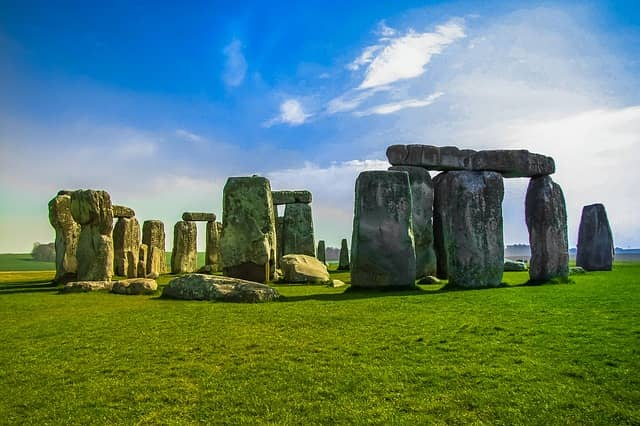
#> input picture MKR/example.jpeg, 640 x 426 px
$ python main.py
#> lines starting #> are read from the running program, lines starting #| are printed output that depends on the picture; after the words box and inside, x2 and y2 are one past the last pixel; in counts of white or black regions, pixels touching at a corner belong together; long printed decimals are rounded
import cv2
import numpy as np

# Функція для відновлення зображення
def automatic_correction(image, clip_hist_percent=1):
    gray = cv2.cvtColor(image, cv2.COLOR_BGR2GRAY)

    hist = cv2.calcHist([gray], [0], None, [256], [0, 256])
    hist_size = len(hist)

    accumulator = []
    accumulator.append(float(hist[0]))
    for index in range(1, hist_size):
        accumulator.append(accumulator[index - 1] + float(hist[index]))

    maximum = accumulator[-1]
    clip_hist_percent *= (maximum / 100.0)
    clip_hist_percent /= 2.0

    minimum_gray = 0
    while accumulator[minimum_gray] < clip_hist_percent:
        minimum_gray += 1

    maximum_gray = hist_size - 1
    while accumulator[maximum_gray] >= (maximum - clip_hist_percent):
        maximum_gray -= 1

    alpha = 255 / (maximum_gray - minimum_gray)
    beta = -minimum_gray * alpha

    auto_result = cv2.convertScaleAbs(image, alpha=alpha, beta=beta)
    return (auto_result, alpha, beta)


image = cv2.imread('example.jpeg')
#> image is the input picture: shape (426, 640, 3); mean B, G, R 113.6, 130.1, 98.7

# Псування та вивід зіпсованого зображення
image = cv2.convertScaleAbs(image, alpha=0.3, beta=15)
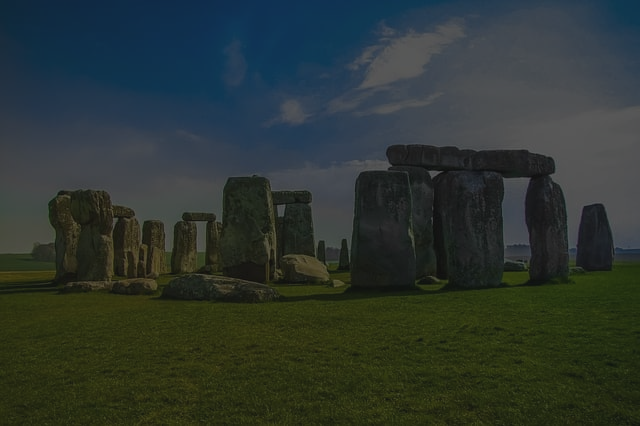
#> image: shape (426, 640, 3); mean B, G, R 49.1, 54, 44.6
cv2.imshow('spoilt', image)

# Відновлення зіпсованого зображення
auto_result, alpha, beta = automatic_correction(image)
#> in automatic_correction, `gray = cv2.cvtColor(image, cv2.COLOR_BGR2GRAY)`:
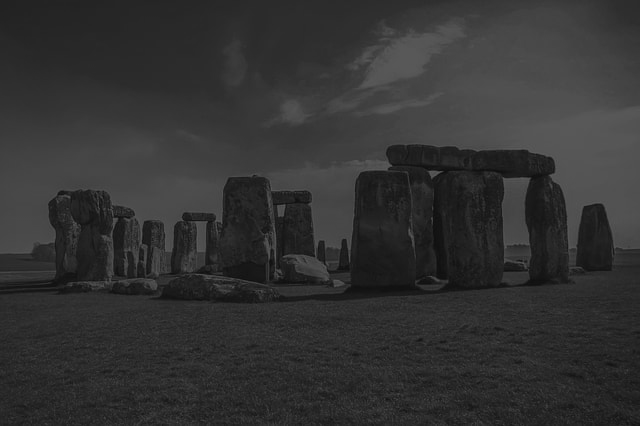
#> gray: shape (426, 640); min 15, max 92, mean 50.7
#> in automatic_correction, `hist = cv2.calcHist([gray], [0], None, [256], [0, 256])`: hist = 256 values, max 10644 at index 45, min 0 at index 0, mean 1065
#> in automatic_correction, `hist_size = len(hist)`: hist_size = 256
#> after the loop in automatic_correction, `for index in range(1, hist_size):`: accumulator = 256 values from 0 to 272640
#> in automatic_correction, `maximum = accumulator[-1]`: maximum = 272640
#> in automatic_correction, `clip_hist_percent *= (maximum / 100.0)`: clip_hist_percent = 2726.4
#> in automatic_correction, `clip_hist_percent /= 2.0`: clip_hist_percent = 1363.2
#> the loop in automatic_correction, `while accumulator[minimum_gray] < clip_hist_percent:` made 20 passes
#> after the loop in automatic_correction, `while accumulator[minimum_gray] < clip_hist_percent:`: minimum_gray = 20
#> in automatic_correction, `maximum_gray = hist_size - 1`: maximum_gray = 255
#> the loop in automatic_correction, `while accumulator[maximum_gray] >= (maximum - clip_hist_percent):` made 169 passes
#> maximum_gray on passes 1 to 3: 254, 253, 252
#> after the loop in automatic_correction, `while accumulator[maximum_gray] >= (maximum - clip_hist_percent):`: maximum_gray = 86
#> in automatic_correction, `alpha = 255 / (maximum_gray - minimum_gray)`: alpha = 3.86
#> in automatic_correction, `beta = -minimum_gray * alpha`: beta = -77.27
#> alpha = 3.86; beta = -77.27
print('------------- Підібрані параметри для відновлення --------------')
print('alpha', alpha)
#| alpha 3.864
print('beta', beta)
#| beta -77.273
cv2.imwrite('auto_result.jpeg', auto_result)
cv2.imshow('recovered', auto_result)
cv2.waitKey()


# Виділення контурів предметів на зображенні
hsv_min = np.array((0, 0, 0), np.uint8)
hsv_max = np.array((160, 160, 160), np.uint8)

img = cv2.imread("auto_result.jpeg")

hsv = cv2.cvtColor(img, cv2.COLOR_BGR2HSV )
#> hsv: shape (426, 640, 3); mean H, S, V 71.4, 153.7, 157
thresh = cv2.inRange(hsv, hsv_min, hsv_max )
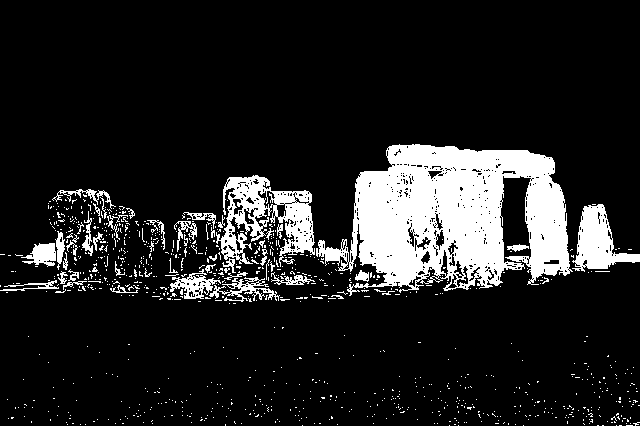
#> thresh: shape (426, 640); 13.4% white; 954 white regions (906 under 20 px)
contours, hierarchy = cv2.findContours(thresh.copy(), cv2.RETR_TREE, cv2.CHAIN_APPROX_SIMPLE)
#> contours = 1567 contours, 1493 with area under 20; largest, box (x1, y1, x2, y2) and area: (316, 144, 573, 296) 24168, (216, 175, 315, 267) 4499, (572, 204, 640, 272) 2118, (170, 269, 221, 299) 572, (21, 243, 56, 267) 428

cv2.drawContours(img, contours, -1, (255, 0, 0), 2, cv2.LINE_AA, hierarchy, 0)
cv2.drawContours(img, contours, -1, (255, 0, 0), 2, cv2.LINE_AA, hierarchy, 2)
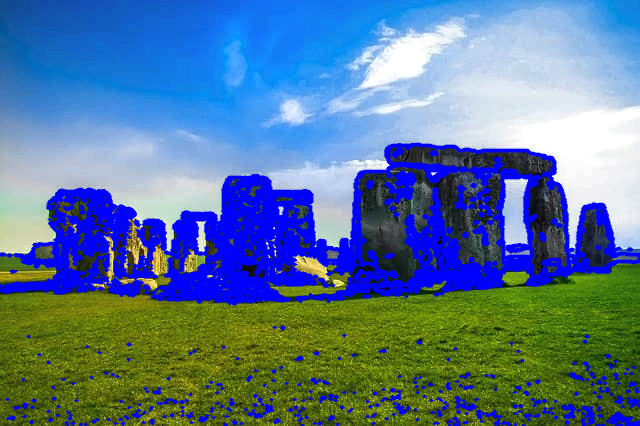
#> img: shape (426, 640, 3); mean B, G, R 151.7, 120, 88.9

# Вивід контурів на зображенні
cv2.imshow('borders', img)
cv2.imshow('thresh', thresh)
cv2.waitKey()
cv2.destroyAllWindows()

$ run again, with MKR/test.jpeg copied over MKR/example.jpeg
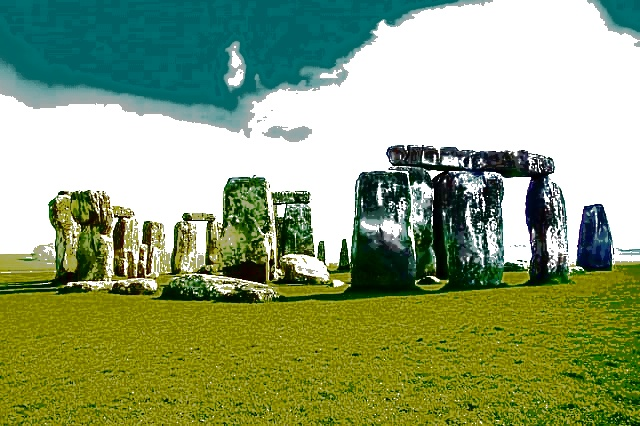
#> input picture MKR/test.jpeg, 640 x 426 px
#> image is the input picture: shape (426, 640, 3); mean B, G, R 117.8, 161.4, 142.7
#> hist = 256 values, max 80332 at index 92, min 0 at index 0, mean 1065
#> hist_size = 256
#> after the loop in automatic_correction, `for index in range(1, hist_size):`: accumulator = 256 values from 0 to 272640
#> maximum = 272640
#> in automatic_correction, `clip_hist_percent *= (maximum / 100.0)`: clip_hist_percent = 2726.4
#> in automatic_correction, `clip_hist_percent /= 2.0`: clip_hist_percent = 1363.2
#> the loop in automatic_correction, `while accumulator[minimum_gray] < clip_hist_percent:` made 17 passes
#> after the loop in automatic_correction, `while accumulator[minimum_gray] < clip_hist_percent:`: minimum_gray = 17
#> in automatic_correction, `maximum_gray = hist_size - 1`: maximum_gray = 255
#> the loop in automatic_correction, `while accumulator[maximum_gray] >= (maximum - clip_hist_percent):` made 164 passes
#> maximum_gray on passes 1 to 3: 254, 253, 252
#> after the loop in automatic_correction, `while accumulator[maximum_gray] >= (maximum - clip_hist_percent):`: maximum_gray = 91
#> in automatic_correction, `alpha = 255 / (maximum_gray - minimum_gray)`: alpha = 3.45
#> in automatic_correction, `beta = -minimum_gray * alpha`: beta = -58.58
#> `auto_result, alpha, beta = automatic_correction(image)`: alpha = 3.45; beta = -58.58
#| alpha 3.446
#| beta -58.581
#> hsv: shape (426, 640, 3); mean H, S, V 40.8, 133.7, 160.4
#> `thresh = cv2.inRange(hsv, hsv_min, hsv_max )`:
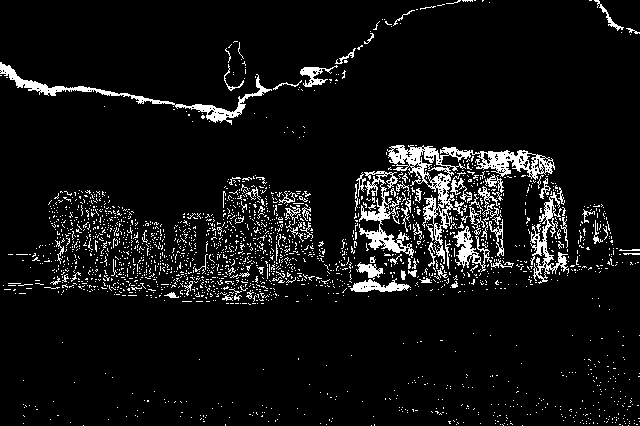
#> thresh: shape (426, 640); 7% white in thin lines or dots
#> contours = 2597 contours, 2534 with area under 20; largest, box (x1, y1, x2, y2) and area: (387, 145, 555, 264) 3762, (0, 62, 272, 125) 1362, (359, 171, 414, 258) 1098, (530, 192, 569, 284) 752, (453, 226, 514, 272) 533
#> `cv2.drawContours(img, contours, -1, (255, 0, 0), 2, cv2.LINE_AA, hiera..`:
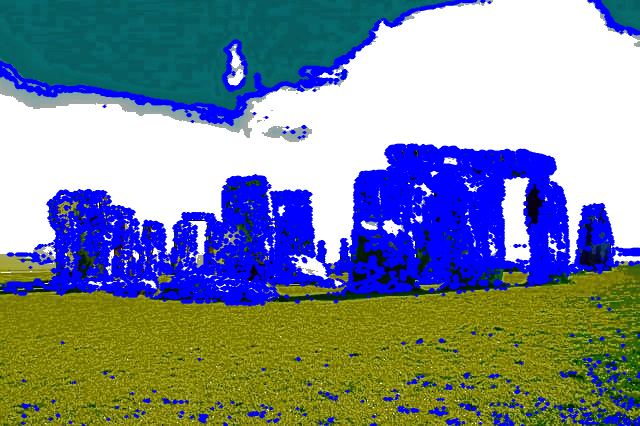
#> img: shape (426, 640, 3); mean B, G, R 152.9, 138.3, 124.7
